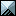

Below is a game level as drawn by its tile map, then a one-line description and the .tmx file that defines it, in full:
An orthogonal 1x1 tile map with 16x16 px tiles, 1 tile layer (圖塊層 1).

<map version="1.10" tiledversion="1.10.2" orientation="orthogonal" renderorder="right-down" width="1" height="1" tilewidth="16" tileheight="16" infinite="0" nextlayerid="2" nextobjectid="1">
 <editorsettings>
  <export target="question_box.tmx" format="tmx" />
 </editorsettings>
 <tileset firstgid="1" name="tileset" tilewidth="16" tileheight="16" tilecount="1204" columns="43">
  <image source="../effects_UI_tiles/tileset.png" width="688" height="450" />
 </tileset>
 <layer id="1" name="圖塊層 1" width="1" height="1">
  <data encoding="csv">
619
</data>
 </layer>
</map>
